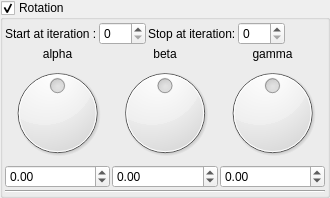
    <widget class="MyGroupBox" name="groupCheck_mandelbox_main_rotation_enabled">
     <property name="title">
      <string>Rotation  </string>
     </property>
     <property name="checkable">
      <bool>true</bool>
     </property>
     <layout class="QVBoxLayout" name="verticalLayout_8" stretch="0,0,0">
      <property name="spacing">
       <number>2</number>
      </property>
      <property name="leftMargin">
       <number>2</number>
      </property>
      <property name="topMargin">
       <number>2</number>
      </property>
      <property name="rightMargin">
       <number>2</number>
      </property>
      <property name="bottomMargin">
       <number>2</number>
      </property>
      <item>
       <layout class="QGridLayout" name="gridLayout_9">
        <item row="0" column="0">
         <widget class="QLabel" name="label_47">
          <property name="text">
           <string>Start at iteration :</string>
          </property>
         </widget>
        </item>
        <item row="0" column="6">
         <spacer name="horizontalSpacer_5">
          <property name="orientation">
           <enum>Qt::Horizontal</enum>
          </property>
          <property name="sizeHint" stdset="0">
           <size>
            <width>40</width>
            <height>20</height>
           </size>
          </property>
         </spacer>
        </item>
        <item row="0" column="1">
         <widget class="MySpinBox" name="spinboxInt_transf_start_iterations_C">
          <property name="sizePolicy">
           <sizepolicy hsizetype="Minimum" vsizetype="Maximum">
            <horstretch>0</horstretch>
            <verstretch>0</verstretch>
           </sizepolicy>
          </property>
          <property name="maximum">
           <number>250</number>
          </property>
         </widget>
        </item>
        <item row="0" column="2">
         <widget class="QLabel" name="label_48">
          <property name="text">
           <string>Stop at iteration:</string>
          </property>
         </widget>
        </item>
        <item row="0" column="3">
         <widget class="MySpinBox" name="spinboxInt_transf_stop_iterations_C">
          <property name="sizePolicy">
           <sizepolicy hsizetype="Minimum" vsizetype="Maximum">
            <horstretch>0</horstretch>
            <verstretch>0</verstretch>
           </sizepolicy>
          </property>
          <property name="maximum">
           <number>250</number>
          </property>
         </widget>
        </item>
       </layout>
      </item>
      <item>
       <layout class="QGridLayout" name="gridLayout_10">
        <property name="spacing">
         <number>2</number>
        </property>
        <item row="1" column="2">
         <widget class="QLabel" name="label_49">
          <property name="text">
           <string>gamma</string>
          </property>
          <property name="alignment">
           <set>Qt::AlignCenter</set>
          </property>
         </widget>
        </item>
        <item row="1" column="1">
         <widget class="QLabel" name="label_50">
          <property name="text">
           <string>beta</string>
          </property>
          <property name="alignment">
           <set>Qt::AlignCenter</set>
          </property>
         </widget>
        </item>
        <item row="1" column="0">
         <widget class="QLabel" name="label_51">
          <property name="text">
           <string>alpha</string>
          </property>
          <property name="alignment">
           <set>Qt::AlignCenter</set>
          </property>
         </widget>
        </item>
        <item row="2" column="1">
         <widget class="QDial" name="dial3_mandelbox_rotation_main_y">
          <property name="minimum">
           <number>-18000</number>
          </property>
          <property name="maximum">
           <number>18000</number>
          </property>
          <property name="wrapping">
           <bool>true</bool>
          </property>
         </widget>
        </item>
        <item row="2" column="2">
         <widget class="QDial" name="dial3_mandelbox_rotation_main_z">
          <property name="minimum">
           <number>-18000</number>
          </property>
          <property name="maximum">
           <number>18000</number>
          </property>
          <property name="wrapping">
           <bool>true</bool>
          </property>
         </widget>
        </item>
        <item row="3" column="0">
         <widget class="MyDoubleSpinBox" name="spinboxd3_mandelbox_rotation_main_x">
          <property name="sizePolicy">
           <sizepolicy hsizetype="Minimum" vsizetype="Maximum">
            <horstretch>0</horstretch>
            <verstretch>0</verstretch>
           </sizepolicy>
          </property>
          <property name="prefix">
           <string/>
          </property>
          <property name="suffix">
           <string/>
          </property>
          <property name="decimals">
           <number>2</number>
          </property>
          <property name="minimum">
           <double>-180.000000000000000</double>
          </property>
          <property name="maximum">
           <double>180.000000000000000</double>
          </property>
          <property name="singleStep">
           <double>1.000000000000000</double>
          </property>
         </widget>
        </item>
        <item row="2" column="0">
         <widget class="QDial" name="dial3_mandelbox_rotation_main_x">
          <property name="minimum">
           <number>-18000</number>
          </property>
          <property name="maximum">
           <number>18000</number>
          </property>
          <property name="wrapping">
           <bool>true</bool>
          </property>
         </widget>
        </item>
        <item row="3" column="2">
         <widget class="MyDoubleSpinBox" name="spinboxd3_mandelbox_rotation_main_z">
          <property name="sizePolicy">
           <sizepolicy hsizetype="Minimum" vsizetype="Maximum">
            <horstretch>0</horstretch>
            <verstretch>0</verstretch>
           </sizepolicy>
          </property>
          <property name="prefix">
           <string/>
          </property>
          <property name="suffix">
           <string/>
          </property>
          <property name="decimals">
           <number>2</number>
          </property>
          <property name="minimum">
           <double>-180.000000000000000</double>
          </property>
          <property name="maximum">
           <double>180.000000000000000</double>
          </property>
          <property name="singleStep">
           <double>1.000000000000000</double>
          </property>
         </widget>
        </item>
        <item row="3" column="1">
         <widget class="MyDoubleSpinBox" name="spinboxd3_mandelbox_rotation_main_y">
          <property name="sizePolicy">
           <sizepolicy hsizetype="Minimum" vsizetype="Maximum">
            <horstretch>0</horstretch>
            <verstretch>0</verstretch>
           </sizepolicy>
          </property>
          <property name="prefix">
           <string/>
          </property>
          <property name="suffix">
           <string/>
          </property>
          <property name="decimals">
           <number>2</number>
          </property>
          <property name="minimum">
           <double>-180.000000000000000</double>
          </property>
          <property name="maximum">
           <double>180.000000000000000</double>
          </property>
          <property name="singleStep">
           <double>1.000000000000000</double>
          </property>
         </widget>
        </item>
       </layout>
      </item>
      <item>
       <widget class="Line" name="line_17">
        <property name="orientation">
         <enum>Qt::Horizontal</enum>
        </property>
       </widget>
      </item>
     </layout>
    </widget>
